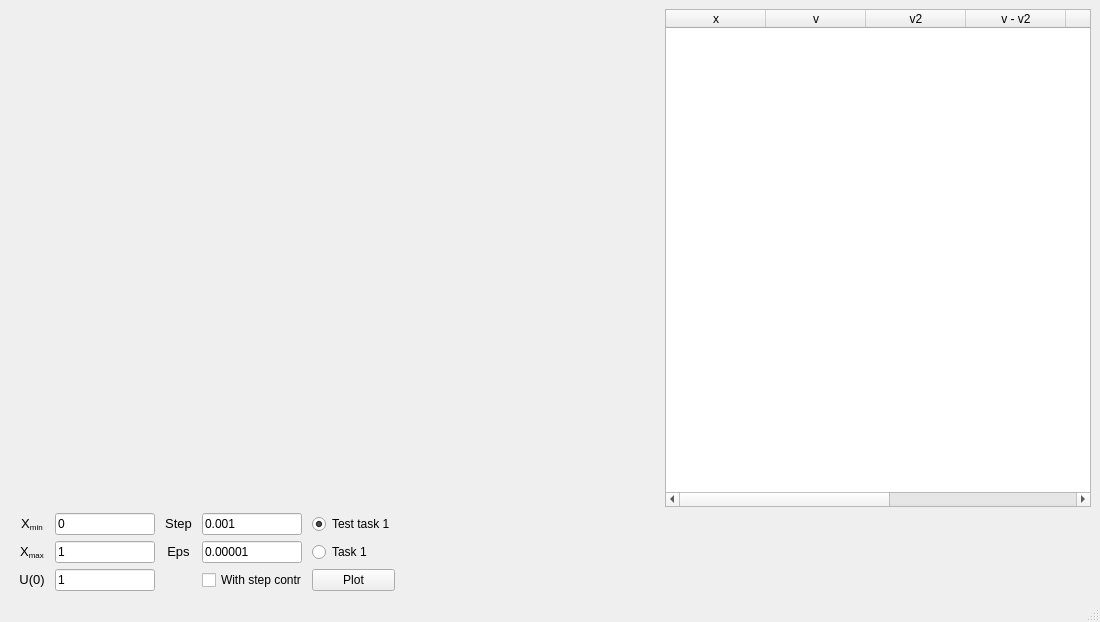
<?xml version="1.0" encoding="UTF-8"?>
<ui version="4.0">
 <class>MainWindow</class>
 <widget class="QMainWindow" name="MainWindow">
  <property name="geometry">
   <rect>
    <x>0</x>
    <y>0</y>
    <width>1100</width>
    <height>622</height>
   </rect>
  </property>
  <property name="windowTitle">
   <string>Numerical analysis lab 1</string>
  </property>
  <property name="tabShape">
   <enum>QTabWidget::Rounded</enum>
  </property>
  <widget class="QWidget" name="centralwidget">
   <layout class="QGridLayout" name="gridLayout_2">
    <item row="0" column="0">
     <widget class="Mpl_widget" name="plot" native="true">
      <property name="minimumSize">
       <size>
        <width>650</width>
        <height>410</height>
       </size>
      </property>
     </widget>
    </item>
    <item row="0" column="1">
     <widget class="QTableWidget" name="table">
      <property name="minimumSize">
       <size>
        <width>426</width>
        <height>454</height>
       </size>
      </property>
      <property name="maximumSize">
       <size>
        <width>802</width>
        <height>9999999</height>
       </size>
      </property>
      <property name="autoScroll">
       <bool>true</bool>
      </property>
      <property name="autoScrollMargin">
       <number>16</number>
      </property>
      <property name="verticalScrollMode">
       <enum>QAbstractItemView::ScrollPerPixel</enum>
      </property>
      <property name="horizontalScrollMode">
       <enum>QAbstractItemView::ScrollPerPixel</enum>
      </property>
      <column>
       <property name="text">
        <string>x</string>
       </property>
      </column>
      <column>
       <property name="text">
        <string>v</string>
       </property>
      </column>
      <column>
       <property name="text">
        <string>v2</string>
       </property>
      </column>
      <column>
       <property name="text">
        <string>v - v2</string>
       </property>
      </column>
      <column>
       <property name="text">
        <string>LEE</string>
       </property>
      </column>
      <column>
       <property name="text">
        <string>step</string>
       </property>
      </column>
      <column>
       <property name="text">
        <string>mul count</string>
       </property>
      </column>
      <column>
       <property name="text">
        <string>div count</string>
       </property>
      </column>
     </widget>
    </item>
    <item row="1" column="0" colspan="2">
     <layout class="QGridLayout" name="gridLayout">
      <property name="leftMargin">
       <number>10</number>
      </property>
      <property name="topMargin">
       <number>0</number>
      </property>
      <property name="rightMargin">
       <number>10</number>
      </property>
      <property name="bottomMargin">
       <number>0</number>
      </property>
      <property name="horizontalSpacing">
       <number>10</number>
      </property>
      <property name="verticalSpacing">
       <number>6</number>
      </property>
      <item row="2" column="1">
       <widget class="QLineEdit" name="u_0_text_box">
        <property name="maximumSize">
         <size>
          <width>100</width>
          <height>16777215</height>
         </size>
        </property>
        <property name="text">
         <string>1</string>
        </property>
        <property name="placeholderText">
         <string>0</string>
        </property>
       </widget>
      </item>
      <item row="1" column="4">
       <widget class="QRadioButton" name="task_1_radio_btn">
        <property name="maximumSize">
         <size>
          <width>100</width>
          <height>16777215</height>
         </size>
        </property>
        <property name="cursor">
         <cursorShape>ArrowCursor</cursorShape>
        </property>
        <property name="text">
         <string>Task 1</string>
        </property>
       </widget>
      </item>
      <item row="0" column="3">
       <widget class="QLineEdit" name="step_text_box">
        <property name="maximumSize">
         <size>
          <width>100</width>
          <height>16777215</height>
         </size>
        </property>
        <property name="text">
         <string>0.001</string>
        </property>
        <property name="placeholderText">
         <string>0 .001</string>
        </property>
       </widget>
      </item>
      <item row="1" column="3">
       <widget class="QLineEdit" name="eps_text_box">
        <property name="maximumSize">
         <size>
          <width>100</width>
          <height>16777215</height>
         </size>
        </property>
        <property name="text">
         <string>0.00001</string>
        </property>
        <property name="placeholderText">
         <string>0.00001</string>
        </property>
       </widget>
      </item>
      <item row="0" column="2">
       <widget class="QLabel" name="step_lbl">
        <property name="text">
         <string>&lt;html&gt;&lt;head/&gt;&lt;body&gt;&lt;p align=&quot;center&quot;&gt;&lt;span style=&quot; font-size:10pt;&quot;&gt;Step&lt;/span&gt;&lt;/p&gt;&lt;/body&gt;&lt;/html&gt;</string>
        </property>
       </widget>
      </item>
      <item row="2" column="5">
       <spacer name="horizontalSpacer_9">
        <property name="orientation">
         <enum>Qt::Horizontal</enum>
        </property>
        <property name="sizeHint" stdset="0">
         <size>
          <width>40</width>
          <height>20</height>
         </size>
        </property>
       </spacer>
      </item>
      <item row="1" column="0">
       <widget class="QLabel" name="x_max_lbl">
        <property name="text">
         <string>&lt;html&gt;&lt;head/&gt;&lt;body&gt;&lt;p align=&quot;center&quot;&gt;&lt;span style=&quot; font-size:10pt;&quot;&gt;X&lt;/span&gt;&lt;span style=&quot; font-size:10pt; vertical-align:sub;&quot;&gt;max&lt;/span&gt;&lt;/p&gt;&lt;/body&gt;&lt;/html&gt;</string>
        </property>
       </widget>
      </item>
      <item row="2" column="0">
       <widget class="QLabel" name="u_0_lbl">
        <property name="text">
         <string>&lt;html&gt;&lt;head/&gt;&lt;body&gt;&lt;p align=&quot;center&quot;&gt;&lt;span style=&quot; font-size:10pt;&quot;&gt;U(0)&lt;/span&gt;&lt;/p&gt;&lt;/body&gt;&lt;/html&gt;</string>
        </property>
       </widget>
      </item>
      <item row="0" column="1">
       <widget class="QLineEdit" name="x_min_text_box">
        <property name="maximumSize">
         <size>
          <width>100</width>
          <height>16777215</height>
         </size>
        </property>
        <property name="text">
         <string>0</string>
        </property>
        <property name="placeholderText">
         <string>0</string>
        </property>
       </widget>
      </item>
      <item row="0" column="4">
       <widget class="QRadioButton" name="test_task_1_radio_btn">
        <property name="maximumSize">
         <size>
          <width>100</width>
          <height>16777215</height>
         </size>
        </property>
        <property name="text">
         <string>Test task 1</string>
        </property>
        <property name="checked">
         <bool>true</bool>
        </property>
       </widget>
      </item>
      <item row="1" column="1">
       <widget class="QLineEdit" name="x_max_text_box">
        <property name="maximumSize">
         <size>
          <width>100</width>
          <height>16777215</height>
         </size>
        </property>
        <property name="text">
         <string>1</string>
        </property>
        <property name="placeholderText">
         <string>1</string>
        </property>
       </widget>
      </item>
      <item row="1" column="2">
       <widget class="QLabel" name="eps_lbl">
        <property name="text">
         <string>&lt;html&gt;&lt;head/&gt;&lt;body&gt;&lt;p align=&quot;center&quot;&gt;&lt;span style=&quot; font-size:10pt;&quot;&gt;Eps&lt;/span&gt;&lt;/p&gt;&lt;/body&gt;&lt;/html&gt;</string>
        </property>
       </widget>
      </item>
      <item row="0" column="0">
       <widget class="QLabel" name="x_min_lbl">
        <property name="font">
         <font>
          <pointsize>10</pointsize>
         </font>
        </property>
        <property name="text">
         <string>&lt;html&gt;&lt;head/&gt;&lt;body&gt;&lt;p align=&quot;center&quot;&gt;&lt;span style=&quot; font-size:10pt;&quot;&gt;X&lt;/span&gt;&lt;span style=&quot; font-size:10pt; vertical-align:sub;&quot;&gt;min&lt;/span&gt;&lt;/p&gt;&lt;/body&gt;&lt;/html&gt;</string>
        </property>
       </widget>
      </item>
      <item row="2" column="3">
       <widget class="QCheckBox" name="step_control_check_box">
        <property name="maximumSize">
         <size>
          <width>100</width>
          <height>16777215</height>
         </size>
        </property>
        <property name="text">
         <string>With step control</string>
        </property>
       </widget>
      </item>
      <item row="2" column="4">
       <widget class="QPushButton" name="plot_btn">
        <property name="sizePolicy">
         <sizepolicy hsizetype="Minimum" vsizetype="Fixed">
          <horstretch>0</horstretch>
          <verstretch>0</verstretch>
         </sizepolicy>
        </property>
        <property name="maximumSize">
         <size>
          <width>100</width>
          <height>16777215</height>
         </size>
        </property>
        <property name="cursor">
         <cursorShape>PointingHandCursor</cursorShape>
        </property>
        <property name="text">
         <string>Plot</string>
        </property>
       </widget>
      </item>
     </layout>
    </item>
   </layout>
  </widget>
  <widget class="QMenuBar" name="menubar">
   <property name="geometry">
    <rect>
     <x>0</x>
     <y>0</y>
     <width>1100</width>
     <height>21</height>
    </rect>
   </property>
  </widget>
  <widget class="QStatusBar" name="statusbar"/>
 </widget>
 <customwidgets>
  <customwidget>
   <class>Mpl_widget</class>
   <extends>QWidget</extends>
   <header>mpl_widget.h</header>
   <container>1</container>
  </customwidget>
 </customwidgets>
 <resources/>
 <connections/>
</ui>
